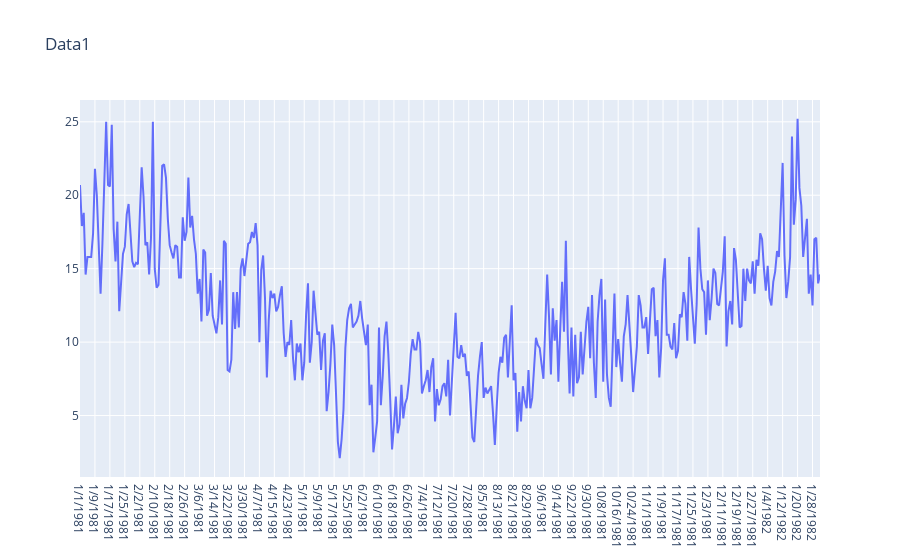

The cell this chart's notebook holds for it:
### Code cell
trace0 = go.Scatter(
            x = data1['Date'], y = data1['Daily minimum temperatures'], name='Daily minimum temperatures'
            )
    
data = [trace0 ]
layout = {'title': 'Data1'}
    
fig = go.Figure(data=data, layout=layout)
iplot(fig)

### Figure 1 — Plotly figure (JSON) as saved in the notebook; plotly's stock layout.template omitted (floating-point values rounded to 4 significant figures; data arrays with more than 128 entries replaced by an {"elided": "..."} marker saying what was removed)
{"data": [{"name": "Daily minimum temperatures", "type": "scatter", "x": {"elided": "397 str values"}, "y": {"elided": "397 str values"}}], "layout": {"title": {"text": "Data1"}}}
